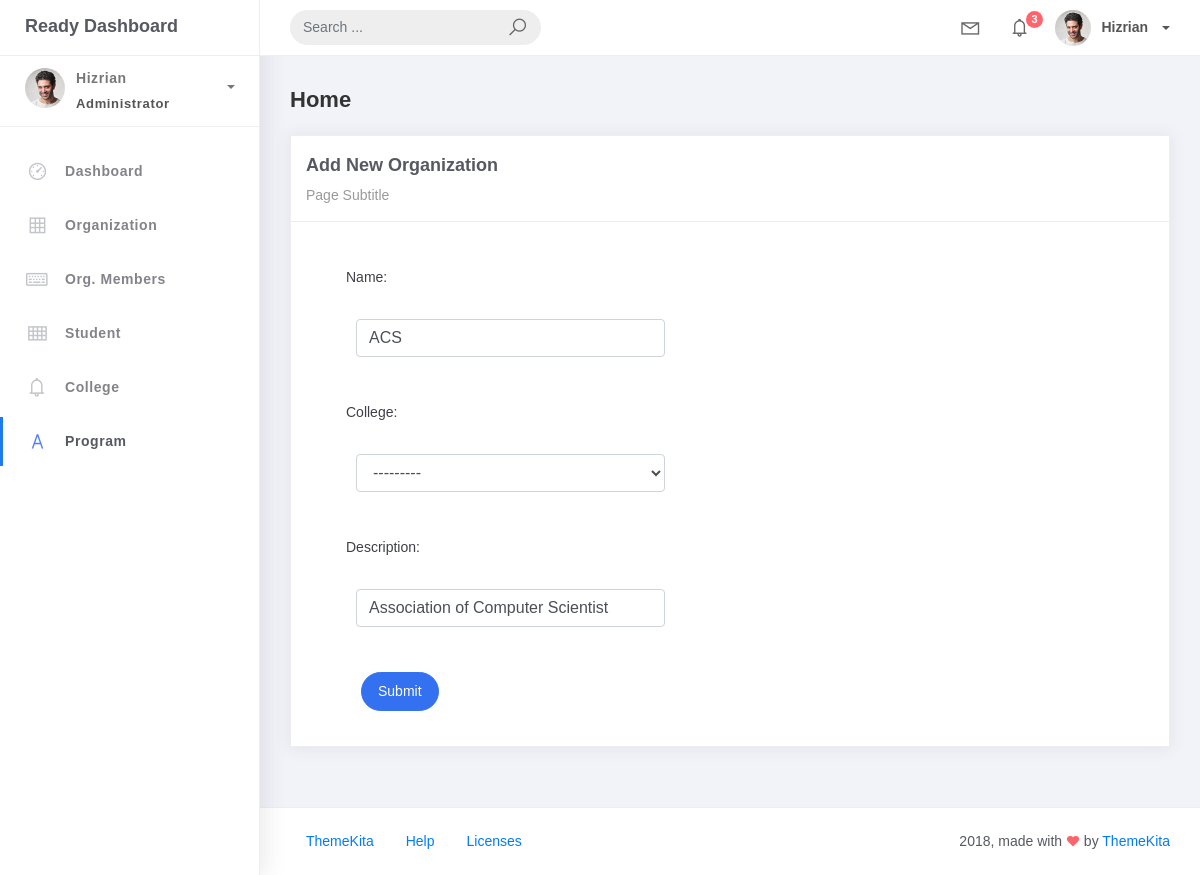
The page /organization_list/1 on the database as committed earlier.
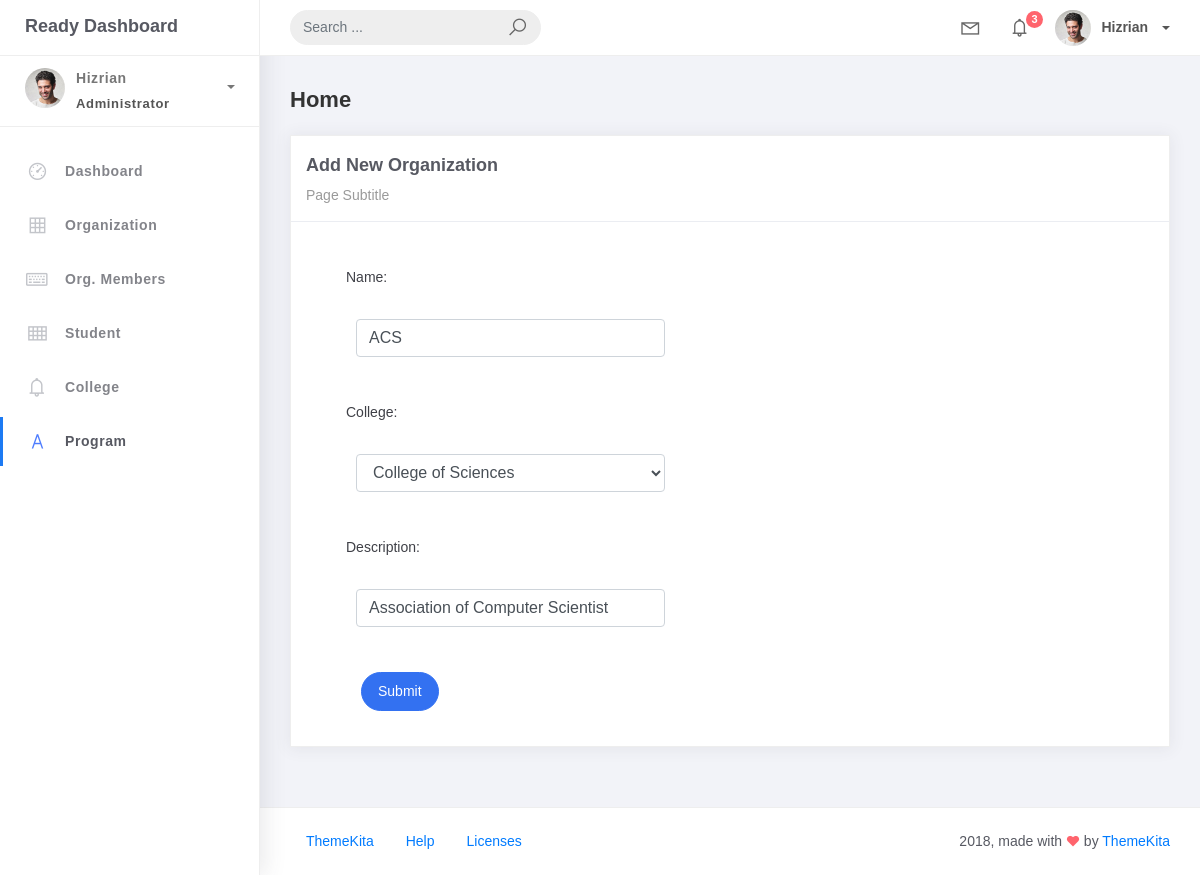
The same page on the database as committed later.
### studentorg/models.py (models this page shows, shortened)
class BaseModel(models.Model):
    created_at = models.DateTimeField(auto_now_add=True, db_index=True)
    updated_at = models.DateTimeField(auto_now=True)
    class Meta:
        abstract = True

class Organization(BaseModel):
    name = models.CharField(max_length=150)
    college = models.ForeignKey(
        College, null=True, blank=True, on_delete=models.CASCADE)
    description = models.CharField(max_length=500)

### studentorg/views.py (the view)
# urls.py: path('organization_list/<pk>', OrganizationUpdateView.as_view(), name='organization-update'),
class OrganizationUpdateView(UpdateView):
    model = Organization
    form_class = OrganizationForm
    template_name = 'org_edit.html'
    success_url = reverse_lazy('organization-list')

### studentorg/forms.py
class OrganizationForm(ModelForm):
    class Meta:
        model = Organization
        fields = "__all__"

### studentorg/models.py (called while the page is built)
    def __str__(self):
        return self.college_name

### templates/org_edit.html
{% extends 'base.html' %} {% load static %} {% block content %}
<div class="content">
    <div class="container-fluid">
        <h4 class="page-title">Home</h4>
        <div class="row">
            <div class="col-md-12">
                <div class="card">
                    <div class="card-header">
                        <div class="card-title">Add New Organization</div>
                        <div class="card-category">Page Subtitle</div>
                    </div>
                    <div class="col-md-6">
                        <div class="card-body">
                            <div class="card-body">
                                <form class="" action="" method="post" novalidate>
                                    {% csrf_token %} {% include 'includes/form.html' %}
                                    <div class="form-group">
                                        <div class="col-md-12 col-sm-3">
                                            <button type="submit" class="btn btn-primary btn-rounded">Submit</button>
                                        </div>
                                    </div>
                                </form>
                            </div>
                        </div>
                    </div>
                </div>
            </div>
        </div>
    </div>
</div>
{% endblock %}

### templates/includes/form.html (shortened to what this page needs)
{% load widget_tweaks %}
{% for field in form %}
    <div class="field item form-group">
        <label>{{field.label_tag}}</label>
        <div class="form-group">
            {% render_field field class="form-control" %}
        </div>
    </div>
{% endfor %}

Rows that differ between the two databases and show on the page:
changed Organization "ACS": college "---------" → "College of Sciences"
